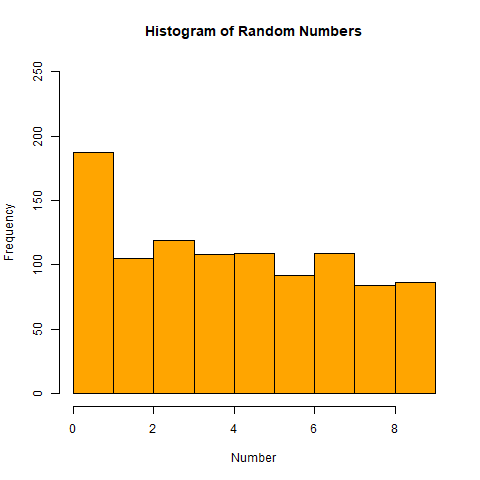

Recreate this plot in R.
# Author: Marek K.
  
# This program is free software: you can redistribute it and/or modify
# it under the terms of the GNU General Public License as published by
# the Free Software Foundation, either version 3 of the License, or
# (at your option) any later version.
# 
# This program is distributed in the hope that it will be useful,
# but WITHOUT ANY WARRANTY; without even the implied warranty of
# MERCHANTABILITY or FITNESS FOR A PARTICULAR PURPOSE.  See the
# GNU General Public License for more details.
# 
# You should have received a copy of the GNU General Public License
# along with this program.  If not, see <http://www.gnu.org/licenses/>.
# 
# Dieses Programm ist Freie Software: Sie koennen es unter den Bedingungen
# der GNU General Public License, wie von der Free Software Foundation,
# Version 3 der Lizenz oder (nach Ihrer Wahl) jeder neueren
# veroeffentlichten Version, weiter verteilen und/oder modifizieren.
# 
# Dieses Programm wird in der Hoffnung bereitgestellt, dass es nuetzlich sein wird, jedoch
# OHNE JEDE GEWAEHR,; sogar ohne die implizite
# Gewaehr der MARKTFAEHIGKEIT oder EIGNUNG FUER EINEN BESTIMMTEN ZWECK.
# Siehe die GNU General Public License fuer weitere Einzelheiten.
# 
# Sie sollten eine Kopie der GNU General Public License zusammen mit diesem
# Programm erhalten haben. Wenn nicht, siehe <http://www.gnu.org/licenses/>.

v = sample(0:9, 999, replace = T)
png(file = "histogram_of_random_numbers.png")

hist(v, xlab = "Number", col = "orange", border = "black", breaks = 9, main = "Histogram of Random Numbers", xlim = c(0,9), ylim=c(0,250))

dev.off()